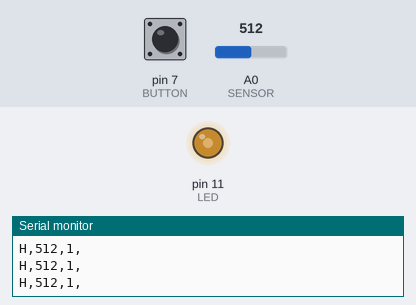
The sketch below on a simulated Arduino Uno, built with avr-gcc and run on an emulated ATmega328P. Shown: output pins drawn as LEDs (lit = HIGH), the last lines printed to the serial monitor. The test bench sets the inputs (shaded band); at power-on: A0 (SENSOR) = 512, pin 7 (BUTTON) HIGH.

Above: at 1.2 s.
1.3 s: A0 (SENSOR) set to 716
At 2.1 s:
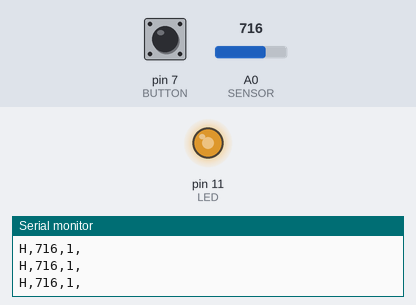
2.8 s: A0 (SENSOR) set to 900
At 4.0 s:
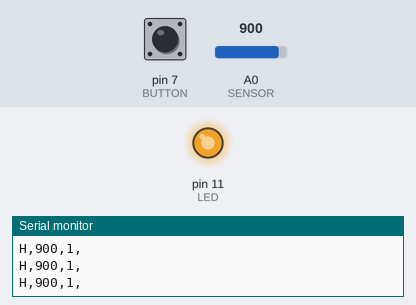
4.3 s: A0 (SENSOR) set to 122
At 4.8 s:
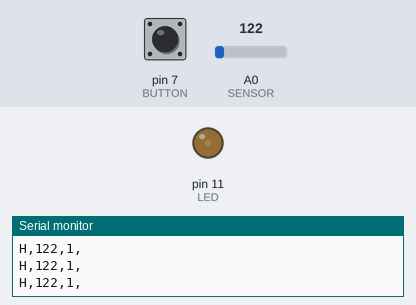
5.8 s: A0 (SENSOR) set to 0
At 6.8 s:
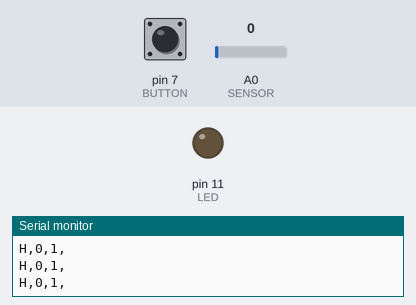
Timing chart, 0 to 8.3 s (numbered marks = the images above; inputs shaded):
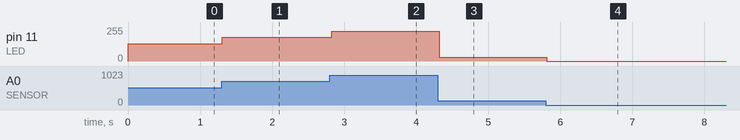

Measured:
- after the input at 1.3 s, pin 11 (LED): 128/255 → 179/255 at once
- after the input at 2.8 s, pin 11 (LED): 179/255 → 225/255 at once
- after the input at 4.3 s, pin 11 (LED): 225/255 → 30/255 at once
- after the input at 5.8 s, pin 11 (LED): 30/255 → 0/255 at once

The sketch:

Arduino_Serial_Write.ino
```cpp
// DEMO FOR SENDING SERIAL DATA FROM ARDUINO TO PROCESSING
//READS ANALOG SENSOR AND WRITES VALUE TO SERIAL PORT

const int SENSOR = A0; //sensor hooked up to analog pin A0
const int BUTTON = 7;
const int LED = 11;
int sensor_val = 0;
int button_val = 0;

void setup() {
  pinMode (SENSOR, INPUT);
  pinMode (LED, OUTPUT);
  pinMode (BUTTON, INPUT_PULLUP);
  Serial.begin(115200); // Start serial communication at 9600 baud
}

void loop() {
  sensor_val = analogRead(SENSOR); //read sensor and assign to variable called val
  button_val = digitalRead(BUTTON);
  analogWrite(LED, sensor_val/4);

  Serial.print('H'); // unique header to identify start of message
  Serial.print(",");
  Serial.print(sensor_val,DEC);
  Serial.print(",");
  Serial.print(button_val,DEC);
  Serial.print(",");  // note that a comma is sent after the last field
  Serial.println();  // send a cr/lf

  delay(30); // Wait 100 milliseconds
}
```
